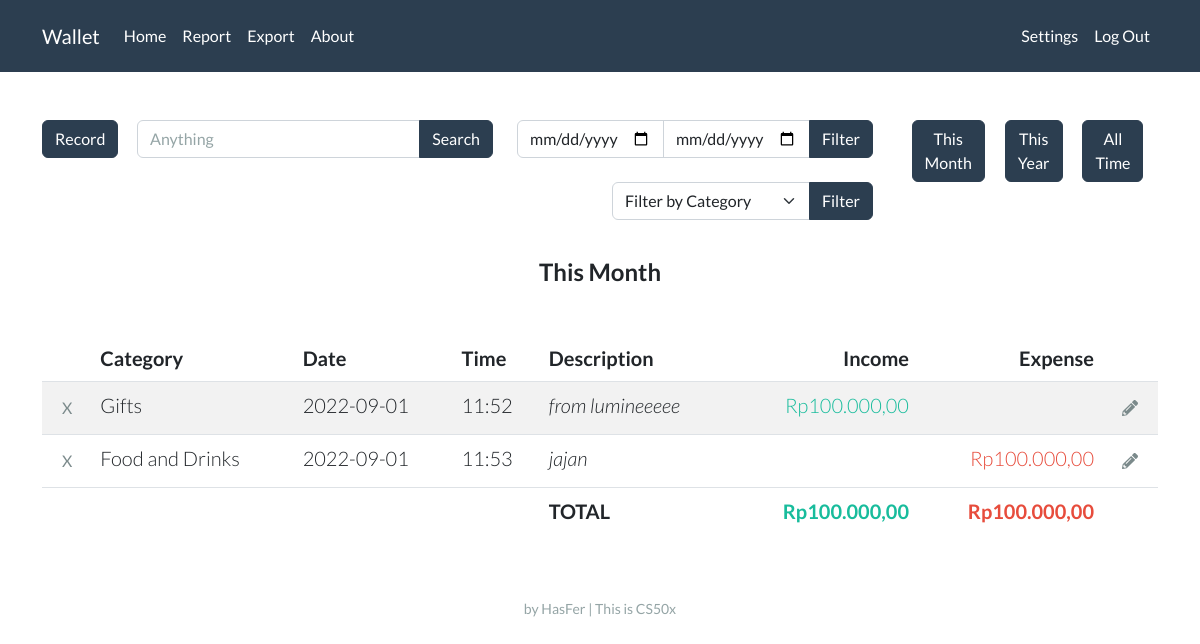
/ (signed in), run on the app's committed database.
### tables this page shows
CREATE TABLE records (
                id INTEGER,
                user_id INTEGER,
                account_name TEXT,
                account_category TEXT,
                date NUMBER,
                time NUMBER,
                description TEXT, amount REAL, random_id TEXT,
                PRIMARY KEY(id),
                FOREIGN KEY(user_id) REFERENCES users(id)
                );

### app.py (the view, shortened to what this page needs)
@app.route("/", methods=["GET", "POST"])
def index():
    if session.get("user_id") is None:
        return render_template("index.html")
    con, cur = connect_db()
    if request.method == "GET" or request.form.get('filter_btn') == 'This Month':
        year_now = str(datetime.now().year)
        month_now = str(datetime.now().month)
        date_filter = year_now + '%' + month_now + '%'
        label = 'This Month'
    if request.form.get('filter_btn') == 'between':
        res = cur.execute("SELECT * FROM records WHERE user_id = ? AND date BETWEEN ? AND ? ORDER BY date",
                          (session["user_id"], start_date, end_date))
    elif request.form.get('search_btn') == 'search_btn':
        res = cur.execute("SELECT * FROM records WHERE user_id = ? AND (account_name LIKE ? OR description LIKE ?) ORDER BY date",
                          (session["user_id"], f"%{keyword}%", f"%{keyword}%"))
    else:
        res = cur.execute("SELECT * FROM records WHERE user_id = ? AND date LIKE ? ORDER BY date", (session["user_id"], date_filter))
    res = list(res)
    print(res)
    income = 0
    expense = 0
    for i in res:
        if i[3] == 'Income':
            income += i[7]
        else:
            expense += i[7]
    records = []
    for i in res:
        i = list(i)
        i[7] = idr(i[7])
        records.append(i)
    income = idr(income)
    expense = idr(expense)
    income_list, expense_list = account_name_list()
    default_selected = "selected"
    con.close()
    return render_template("home.html", records=records, income=income, expense=expense, label=label, date_now=get_date_now(), time_now=get_time_now(), income_list=income_list, expense_list=expense_list, default_selected=default_selected)

### helpers.py (called while the page is built, shortened)
def connect_db(db="wallet.db"):
    con = sqlite3.connect(db)
    cur = con.cursor()
    return con, cur

def idr(value):
    value = f"Rp{value:,.2f}"
    rupiah = value.replace(".", "#")
    rupiah = rupiah.replace(",", ".")
    rupiah = rupiah.replace("#", ",")
    return rupiah

def get_date_now():
    now = datetime.now()
    day = now.day
    if day < 10:
        day = f"0{day}"
    month = now.month
    if month < 10:
        month = f"0{month}"
    year = now.year
    date_now = f"{year}-{month}-{day}"
    return date_now

def get_time_now():
    now = datetime.now()
    hour = now.hour
    if hour < 10:
        hour = f"0{hour}"
    minute = now.minute
    if minute < 10:
        minute = f"0{minute}"
    time_now = f"{hour}:{minute}"
    return time_now

def account_name_list(selected='', plug='', normal_mode=False):
    con, cur = connect_db()
    if normal_mode == False:
        res = cur.execute("SELECT * FROM account")
        income_list = []
        expense_list = []
        for i in res:
            if i[0] == 'Income':
                if i[1] == selected:
                    income_list.append([i[1], 'selected'])
                else:
                    income_list.append([i[1], plug])
            else:
                if i[1] == selected:
                    expense_list.append([i[1], 'selected'])
                else:
                    expense_list.append([i[1], plug])
    con.close()
    return income_list, expense_list

### templates/home.html (shortened to what this page needs)
{% extends "layout.html" %}
{% block main %}
<div class="row">
    <div class="col-lg-1">
        <button type="button" class="btn btn-primary " data-bs-toggle="collapse" data-bs-target="#demo">Record</button>
    </div>
    <div class="col-lg-4">
        <form action="/" method="post">
            <div class="input-group ">
                <input name="search_vield" type="text" class="form-control" placeholder="Anything" aria-label="Search" aria-describedby="button-addon2">
                <button name="search_btn" value="search_btn" class="btn btn-primary" type="submit" id="button-addon2">Search</button>
            </div>
        </form>
    </div>
    <div class="col-lg-4">
        <form action="/" method="post">
            <div class="input-group ">
                <input name="start_date" type="date" class="form-control">
                <input name="end_date" type="date" class="form-control">
                <button name="filter_btn" value="between" class="btn btn-primary" type="submit" id="button-addon2">Filter</button>
            </div>
        </form>
    </div>
    <div class="col-lg-3">
        <form action="/" method="post">
            <button name="filter_btn" value="This Month" type="submit" class="btn btn-primary me-2">This <br> Month</button>
            <button name="filter_btn" value="This Year" type="submit" class="btn btn-primary ms-2 me-2">This <br> Year</button>
            <button name="filter_btn" value="All Time" type="submit" class="btn btn-primary ms-2">All <br> Time</button>
        </form>
    </div>
</div>
<div class="row">
    <div class="col-lg-6"></div>
    <div class="col-lg-3">
        <div class="form-group">
            <form action="/" method="post">
                <div class="input-group mb-2">
                    <select required name="account_name" class="form-select form-control" id="exampleSelect1">
                        <option value="" disabled {{ default_selected }}>Filter by Category</option>
                    </select>
                    <button name="filter_btn" value="filter_by_category" class="btn btn-primary" type="submit" id="button-addon2">Filter</button>
                </div>
            </form>
        </div>
    </div>
</div>
<br>
<h4 class="mb-5 fw-bold">{{ label }}</h4>
<table class="table table-striped">
    <thead>
        <tr>
            <th style="width:1%;"></th>
            <th class="text-start">Category</th>
            <th class="text-start">Date</th>
            <th class="text-start">Time</th>
            <th class="text-start">Description</th>
            <th class="text-end">Income</th>
            <th class="text-end">Expense</th>
            <th style="width:1%;"></th>
        </tr>
    </thead>
    <tbody>
        {% for record in records %}
        <tr>
            <td>
                <form action="/delete" method="post">
                    <input class="btn btn-outline-dark border-0" type="submit" value="X" title="Delete">
                </form>
            </td>
            <td class="text-start">{{ record[2] }}</td>
            <td class="text-start">{{ record[4] }}</td>
            <td class="text-start">{{ record[5] }}</td>
            <td class="text-start"><em>{{ record[6] }}</em></td>
            <td class="text-end text-success">{% if record[3] in "Income" %}{{ record[7] }}{% endif %}</td>
            <td class="text-end text-danger">{% if record[3] not in "Income" %}{{ record[7] }}{% endif %}</td>
            <td>
                <form action="/edit" method="post">
                    <button class="btn btn-outline-dark border-0" type="submit" title="Edit">
                    </button>
                </form>
            </td>
        </tr>
        {% endfor %}
    </tbody>
    <tfoot>
        <tr>
            <td class="border-0"></td>
            <td class="border-0"></td>
            <td class="border-0"></td>
            <td class="border-0"></td>
            <td class="border-0 fw-bold text-start">TOTAL</td>
            <td class="border-0 fw-bold text-end text-success">{{ income }}</td>
            <td class="border-0 fw-bold text-end text-danger">{{ expense }}</td>
            <td class="border-0"></td>
        </tr>
    </tfoot>
</table>
{% endblock %}

### data on the page
records: account_name "Gifts", date "2022-09-01", time "11:52", description "from lumineeeee", amount "Rp100.000,00"
records: account_name "Food and Drinks", date "2022-09-01", time "11:53", description "jajan", amount "Rp100.000,00"

### other printed values
{{ label }} "This Month"
{{ income }} "Rp100.000,00"
{{ expense }} "Rp100.000,00"
